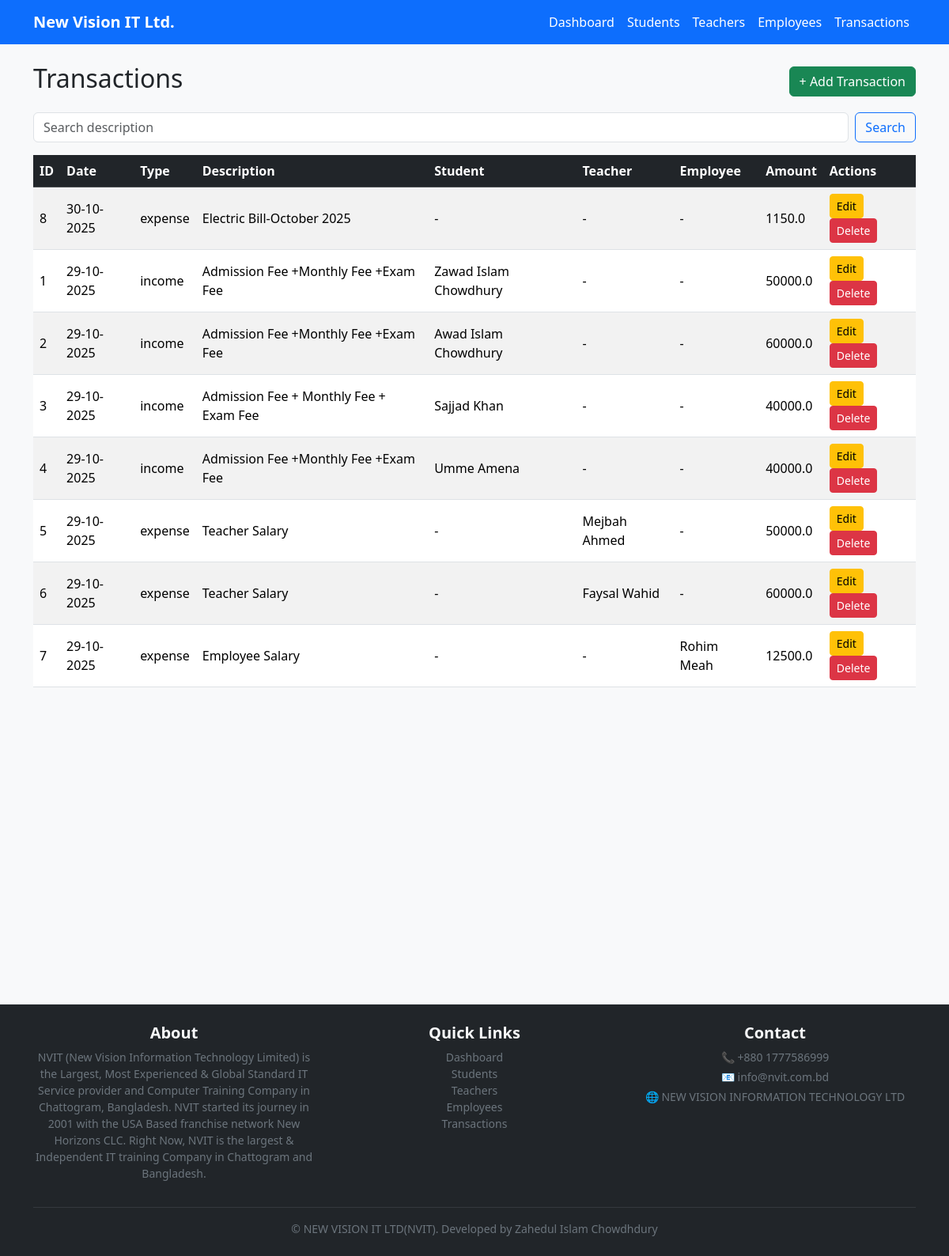
Screenshot of /transactions/ with the database file from the repository.
### models.py (models this page shows)
class Transaction(db.Model):
    id = db.Column(db.Integer, primary_key=True)        # Transaction ID
    type = db.Column(db.String(50))                     # Income/Expense
    amount = db.Column(db.Float)                        # Amount
    date = db.Column(db.Date, default=datetime.utcnow)  # Date
    description = db.Column(db.String(200))             # Description
    student_id = db.Column(db.Integer, db.ForeignKey('student.id'), nullable=True)
    teacher_id = db.Column(db.Integer, db.ForeignKey('teacher.id'), nullable=True)
    employee_id = db.Column(db.Integer, db.ForeignKey('employee.id'), nullable=True)

class Student(db.Model):
    id = db.Column(db.Integer, primary_key=True)        # Student ID
    name = db.Column(db.String(100))                    # Name
    course = db.Column(db.String(100))                  # Course
    monthly_fee = db.Column(db.Float)                   # Fee
    transactions = db.relationship('Transaction', backref='student', lazy=True)  # Linked transactions

class Teacher(db.Model):
    id = db.Column(db.Integer, primary_key=True)        # Teacher ID
    name = db.Column(db.String(100))                    # Name
    subject = db.Column(db.String(100))                 # Subject
    salary = db.Column(db.Float)                        # Salary
    transactions = db.relationship('Transaction', backref='teacher', lazy=True)  # Linked transactions

class Employee(db.Model):
    id = db.Column(db.Integer, primary_key=True)        # Employee ID
    name = db.Column(db.String(100))                    # Name
    role = db.Column(db.String(100))                    # Role
    salary = db.Column(db.Float)                        # Salary
    transactions = db.relationship('Transaction', backref='employee', lazy=True)  # Linked transactions

### routes/transaction_routes.py (the view)
@transaction_bp.route('/')
def list_transactions():
    transactions = Transaction.query.order_by(Transaction.date.desc()).all()
    return render_template('transactions.html', transactions=transactions)

### templates/transactions.html
{% extends "base.html" %}
{% block content %}
<div class="d-flex justify-content-between align-items-center mb-3">
  <h2>Transactions</h2>
  <a class="btn btn-success" href="{{ url_for('transaction_bp.add_transaction') }}">+ Add Transaction</a>
</div>
<form class="d-flex mb-3" method="get" action="{{ url_for('transaction_bp.search_transaction') }}">
  <input class="form-control me-2" type="search" name="q" placeholder="Search description" value="{{ q if q else '' }}">
  <button class="btn btn-outline-primary">Search</button>
</form>
<table class="table table-striped table-hover">
  <thead class="table-dark">
    <tr>
      <th>ID</th>
      <th>Date</th>
      <th>Type</th>
      <th>Description</th>
      <th>Student</th>
      <th>Teacher</th>
      <th>Employee</th>
      <th>Amount</th>
      <th>Actions</th>
    </tr>
  </thead>
  <tbody>
  {% for t in transactions %}
    <tr>
      <td>{{ t.id }}</td>
      <td>{{ t.date.strftime('%d-%m-%Y') }}</td>
      <td>{{ t.type }}</td>
      <td>{{ t.description or '-' }}</td>
      <td>{{ t.student.name if t.student else '-' }}</td>
      <td>{{ t.teacher.name if t.teacher else '-' }}</td>
      <td>{{ t.employee.name if t.employee else '-' }}</td>
     <td>{{ t.amount }}</td>
      <td>
        <a class="btn btn-sm btn-warning" href="{{ url_for('edit',kind="transaction", id=t.id) }}">Edit</a>
        <a class="btn btn-sm btn-danger" href="{{ url_for('transaction_bp.delete_transaction', id=t.id) }}" onclick="return confirm('Delete this transaction?')">Delete</a>
      </td>
    </tr>
  {% endfor %}
  </tbody>
</table>
<br><br><br><br><br><br><br><br><br><br><br><br><br><br>
{% endblock %}

### static/style.css (style rules this page uses)
body { background-color: #f8f9fa; }
.table th, .table td { vertical-align: middle; }

### rows the page displays
Transaction: id "8", date "30-10-2025", type "expense", description "Electric Bill-October 2025", student "-", teacher "-", employee "-", amount "1150.0"
Transaction: id "1", date "29-10-2025", type "income", description "Admission Fee +Monthly Fee +Exam Fee", student "Zawad Islam Chowdhury", teacher "-", employee "-", amount "50000.0"
Transaction: id "2", date "29-10-2025", type "income", description "Admission Fee +Monthly Fee +Exam Fee", student "Awad Islam Chowdhury", teacher "-", employee "-", amount "60000.0"
Transaction: id "3", date "29-10-2025", type "income", description "Admission Fee + Monthly Fee + Exam Fee", student "Sajjad Khan", teacher "-", employee "-", amount "40000.0"
Transaction: id "4", date "29-10-2025", type "income", description "Admission Fee +Monthly Fee +Exam Fee", student "Umme Amena", teacher "-", employee "-", amount "40000.0"
Transaction: id "5", date "29-10-2025", type "expense", description "Teacher Salary", student "-", teacher "Mejbah Ahmed", employee "-", amount "50000.0"
Transaction: id "6", date "29-10-2025", type "expense", description "Teacher Salary", student "-", teacher "Faysal Wahid", employee "-", amount "60000.0"
Transaction: id "7", date "29-10-2025", type "expense", description "Employee Salary", student "-", teacher "-", employee "Rohim Meah", amount "12500.0"
